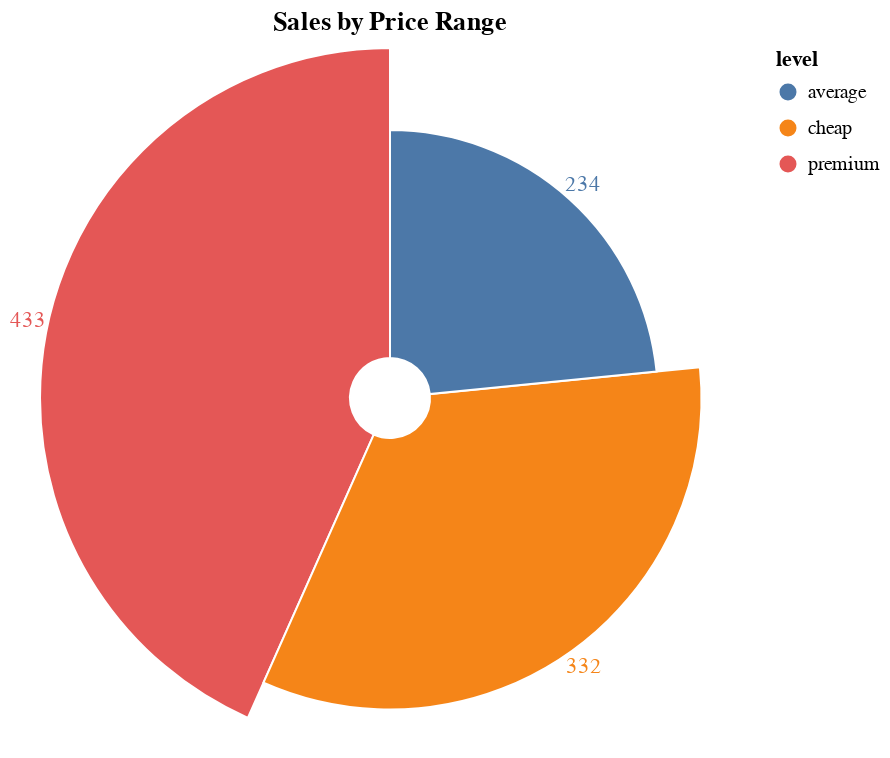

Notebook code cell kept with this figure:
### Code cell
base = alt.Chart(sales_by_level).encode(
    alt.Theta("sales").stack(True),
    alt.Radius("sales").scale(type="sqrt", zero=True, rangeMin=20),
    color="level",
).properties(title = 'Sales by Price Range', width=350, height=350)

c1 = base.mark_arc(innerRadius=20, stroke="#fff")

c2 = base.mark_text(radiusOffset=10).encode(text="sales")

c1 + c2

### Figure 1 — Vega-Lite specification as saved in the notebook (floating-point values rounded to 4 significant figures)
{"config": {"view": {"continuousWidth": 300, "continuousHeight": 300}}, "layer": [{"mark": {"type": "arc", "innerRadius": 20, "stroke": "#fff"}, "encoding": {"color": {"field": "level", "type": "nominal"}, "radius": {"field": "sales", "scale": {"type": "sqrt", "zero": true, "rangeMin": 20}, "type": "quantitative"}, "theta": {"field": "sales", "stack": true, "type": "quantitative"}}, "title": "Sales by Price Range"}, {"mark": {"type": "text", "radiusOffset": 10}, "encoding": {"color": {"field": "level", "type": "nominal"}, "radius": {"field": "sales", "scale": {"type": "sqrt", "zero": true, "rangeMin": 20}, "type": "quantitative"}, "text": {"field": "sales", "type": "quantitative"}, "theta": {"field": "sales", "stack": true, "type": "quantitative"}}, "title": "Sales by Price Range"}], "data": {"name": "data-38de4036770ef456ae4a36673391dec7"}, "height": 350, "width": 350, "$schema": "https://vega.github.io/schema/vega-lite/v5.8.0.json", "datasets": {"data-38de4036770ef456ae4a36673391dec7": [{"level": "premium", "sales": 433, "percentage": 43.0}, {"level": "cheap", "sales": 332, "percentage": 33.0}, {"level": "average", "sales": 234, "percentage": 23.0}]}}
